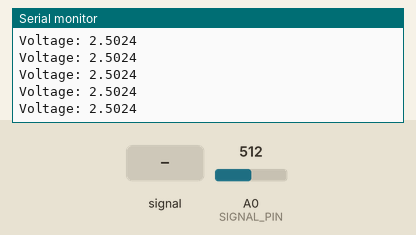
The sketch below on a simulated Arduino Uno, built with avr-gcc and run on an emulated ATmega328P. On the bench: the last lines printed to the serial monitor. Inputs (shaded band) come from the test bench; at power-on: A0 (SIGNAL_PIN) = 512.

Above: at 1.2 s.
1.3 s: A0 (SIGNAL_PIN) fed a 200 Hz sine of ±81 counts around its level
At 2.1 s:
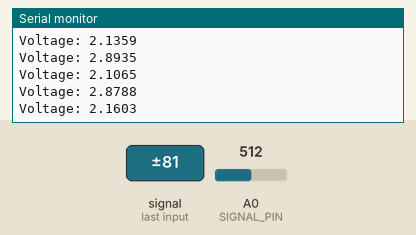
4.3 s: A0 (SIGNAL_PIN) set to 716
At 5.0 s:
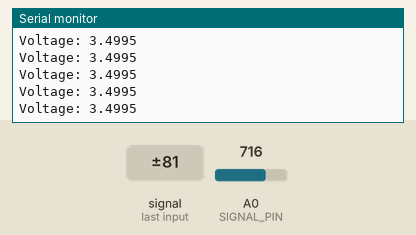
5.8 s: A0 (SIGNAL_PIN) fed a 1000 Hz sine of ±255 counts around its level
At 6.6 s:
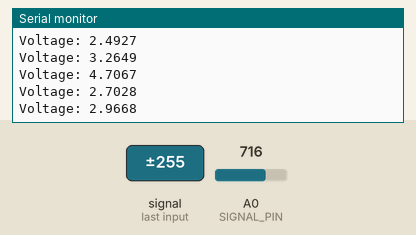
7.3 s: A0 (SIGNAL_PIN) set to 900
At 7.9 s:
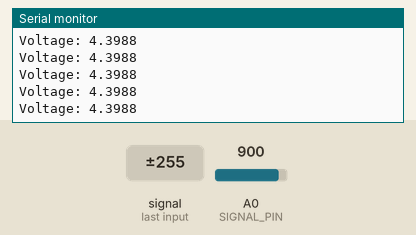
Timing chart, 0 to 10.3 s (numbered marks = the images above; inputs shaded):
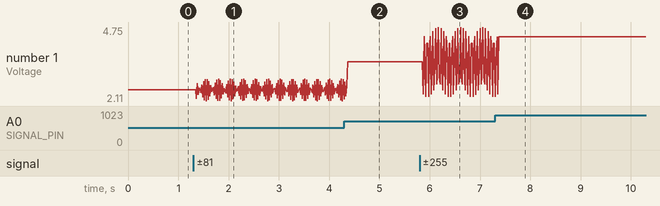

The sketch:

eeg_signal_reader.ino
```cpp
const int SIGNAL_PIN = A0;  // Pin connected to the EEG signal
const int SAMPLING_RATE = 100;  // Sampling rate in Hz (matches Python code)
const int SAMPLING_INTERVAL = 1000 / SAMPLING_RATE;  // Interval in milliseconds

void setup() {
  Serial.begin(9600);  // Start serial communication at 9600 baud rate
}

void loop() {
  // Read the raw EEG signal
  int rawValue = analogRead(SIGNAL_PIN);

  // Convert the raw value to voltage (assuming 5V reference and 10-bit ADC)
  float voltage = rawValue * (5.0 / 1023.0);

  // Send the voltage value to the Python script
  Serial.print("Voltage: ");
  Serial.println(voltage, 4);  // Send voltage with 4 decimal places

  // Wait for the next sample
  delay(SAMPLING_INTERVAL);
}
```

Measured:
- after the input at 1.3 s, the serial monitor: prints a new line after 0.06 s (image 1)
- after the input at 4.3 s, the serial monitor: prints a new line after 0.07 s (image 2)
- after the input at 5.8 s, the serial monitor: prints a new line after 0.07 s (image 3)
- after the input at 7.3 s, the serial monitor: prints a new line after 0.07 s (image 4)
- plotted number 1: 2.5 → 2.16 after the input at 1.3 s, 2.16 → 3.5 after the input at 4.3 s, 3.5 → 4.17 after the input at 5.8 s
